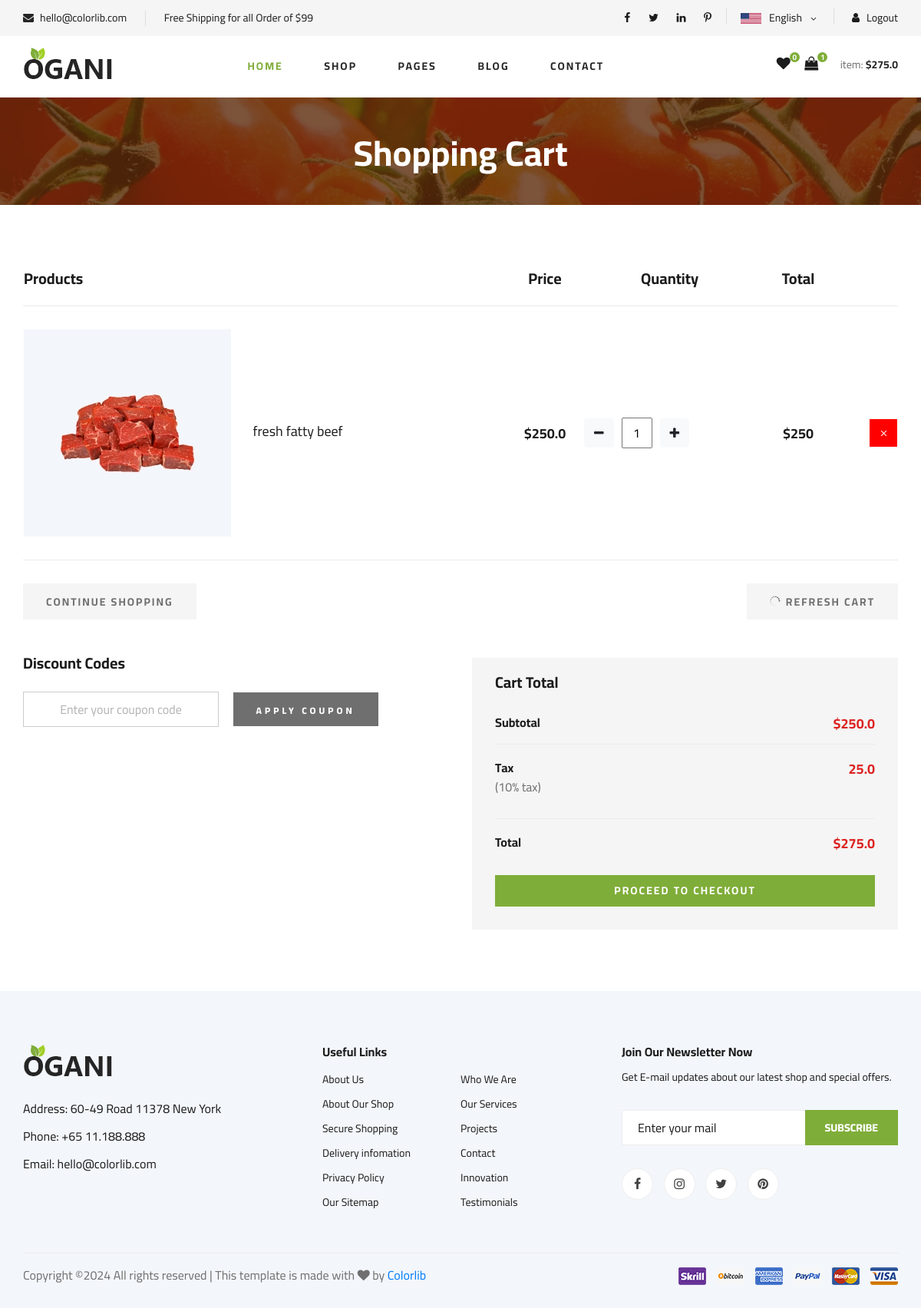
The app's page /cart/cart_page/ (signed in), older data.
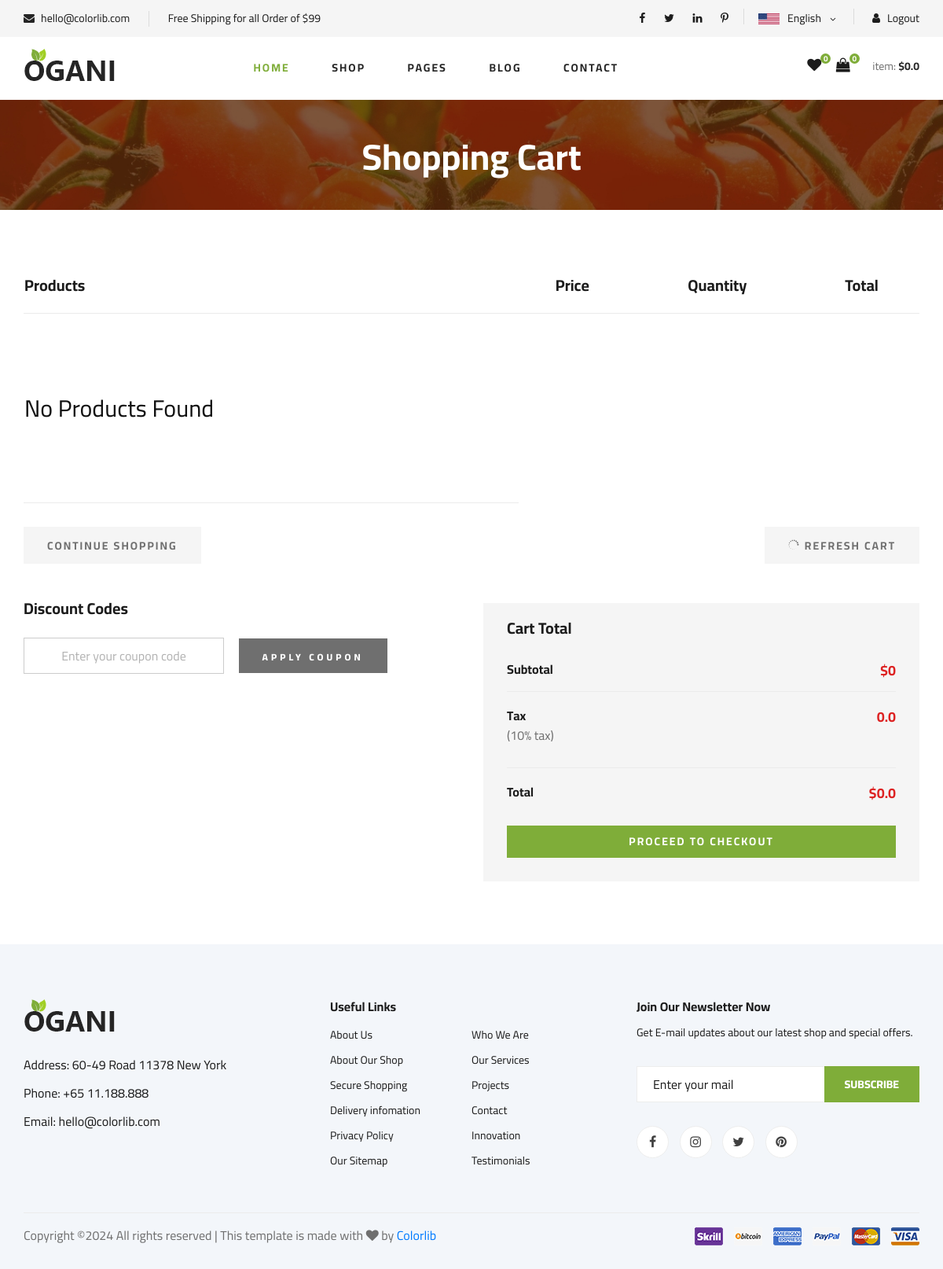
The same page, newer data.
### cart/models.py (models this page shows, shortened)
class  CartProduct(models.Model):
    user = models.ForeignKey(UserAccount, on_delete=models.CASCADE)
    user_session = models.ForeignKey(CartID, on_delete=models.CASCADE)
    product = models.ForeignKey(Product, on_delete=models.CASCADE)
    quantity = models.IntegerField()
    price = models.IntegerField()
    date_added = models.DateTimeField(auto_now_add=True)
    def sub_total(self):
        return self.quantity * self.price

### product/models.py (models this page shows, shortened)
class Product(models.Model):
    product_name = models.CharField(max_length=100)
    product_category = models.ForeignKey(ProductCategory, on_delete=models.PROTECT)
    product_info = models.CharField(max_length=255, blank=True)
    product_description = models.TextField(blank=True)
    product_price = models.FloatField()
    product_image = models.ImageField(upload_to='product/photos')
    product_weight = models.FloatField()
    shipping = models.CharField(max_length=100)
    is_available = models.BooleanField(default=True)
    created_at = models.DateTimeField(auto_now_add=True)
    updated_at = models.DateTimeField(auto_now_add=True)

### cart/views.py (the view)
# urls.py: path('cart_page/', views.main_cart_page, name='cart_page'),
def main_cart_page(request):
    html_template_name = 'cart/cart.html'
    current_user = request.user
    if current_user.is_authenticated:
        user_cart_products = CartProduct.objects.filter(user=current_user)
        total_price = 0
        tax_percent = 0.1 # 10%
        for data in user_cart_products:
            total_price += data.product.product_price * data.quantity
        tax = round(total_price * tax_percent, 2) # example: 5.00
        final_price = total_price + tax
    context = {
        'all_products': user_cart_products,
        'total_price': total_price,
        'final_price': final_price,
        'tax': tax,
    }
    return render(request, html_template_name, context)

### processors/cart_product_count.py (called while the page is built)
def product_in_cart_count(request):
    product_count = 0
    current_user = request.user
    try:
        if current_user.is_authenticated:
            all_cart_products = CartProduct.objects.all().filter(user=current_user)
            product_count = all_cart_products.count()
    except CartProduct.DoesNotExist:
        product_count = 0
    return dict(counter = product_count)

### processors/money_counter.py (called while the page is built)
def cart_total(request):
    try:
        current_user = request.user
        if current_user.is_authenticated:
            cart = CartProduct.objects.filter(user=current_user)
            total = 0
            for item in cart:
                total += item.sub_total()
            tax = total * 0.1
            total += tax
        else:
            total = 0
    except CartProduct.DoesNotExist:
        total = 0
    return {'cart_total': total}

### templates/cart/cart.html (shortened to what the changed rows need)
{% extends 'index.html' %}
{% load static %}
{% block content %}
    <section class="breadcrumb-section set-bg" data-setbg="{% static 'img/breadcrumb.jpg' %}">
        <div class="container">
            <div class="row">
                <div class="col-lg-12 text-center">
                    <div class="breadcrumb__text">
                        <h2>Shopping Cart</h2>
                    </div>
                </div>
            </div>
        </div>
    </section>
 <section class="shoping-cart spad">
    <div class="container">
        <div class="row">
            <div class="col-lg-12">
                <div class="shoping__cart__table">
                    <table>
                        <thead>
                            <tr>
                                <th class="shoping__product">Products</th>
                                <th>Price</th>
                                <th>Quantity</th>
                                <th>Total</th>
                                <th></th>
                            </tr>
                        </thead>
                        <tbody>
                        {% if all_products %}
                            {% for data in all_products %}
                            <tr>
                                <td class="shoping__cart__item">
                                    <img src="{{ data.product.product_image.url }}" alt="">
                                    <h5>{{ data.product.product_name }}</h5>
                                </td>
                                <td class="shoping__cart__price">
                                    ${{ data.product.product_price }}
                                </td>
                                <td class="shoping__cart__quantity">
                                    <div class="quantity" style="display: flex; align-items: center; gap: 0px;">
                                        <a href="{% url 'cart:decrease_product' data.product.id %}" class="btn btn-light" type="button" id="button-plus">
                                          <i class="fa fa-minus"></i>
                                        </a>
                                        <form action="{% url 'cart:increase_product' data.product.id %}" method="POST" style="display: flex; align-items: center;">
                                          <input type="text" style="width: 40px; height: 40px; text-align: center; margin: 0 10px;" value='{{ data.quantity }}' readonly>
                                          <button class="btn btn-light" type="submit" id="button-minus">
                                            <i class="fa fa-plus"></i>
                                          </button>
                                        </form>
                                      </div>
                                </td>
                                <td class="shoping__cart__total">
                                    ${{ data.sub_total }}
                                </td>
                                <form action="{% url 'cart:delete_product' data.product.id %}" method='POST'>
                                    <td class="shoping__cart__item__close">
                                        <button type='submit' class="icon_close" style="background-color: red; color: white; border: none; padding: 10px 10px;"></button>
                                    </td>
                                </form>
                            </tr>
                            {% endfor %}
                            {% else %}
                            <tr>
                                <td class="shoping__cart__item">
                                    <div class="shoping__cart__btns">
                                        <br>
                                        <br>
                                        <br>
                                        <h3>No Products Found</h3>
                                        <br>
                                        <br>
                                        <br>
                                    </div>
                                </td>
                            </tr>
                            {% endif %}
                        </tbody>
                    </table>
                </div>
            </div>
        </div>
        <div class="row">
            <div class="col-lg-6">
                <div class="shoping__checkout">
                    <ul>
                        <li>Subtotal <span>${{ total_price }}</span></li>
                        <li>Tax <span>{{ tax }}</span><p> (10% tax)</p></li>
                        <li>Total <span>${{ final_price }}</span></li>
                    </ul>
                </div>
            </div>
        </div>
    </div>
</section>
{% endblock %}

Row changes from the older to the newer data that the page shows:
removed CartProduct: product.product_image (picture), product.product_name "fresh fatty beef", product.product_price "250.0", quantity "1", sub_total "250"
Text that changed along with them:
{{ counter }}: "1" → "0"
{{ cart_total }}: "275.0" → "0.0"
{{ total_price }}: "250.0" → "0"
{{ tax }}: "25.0" → "0.0"
{{ final_price }}: "275.0" → "0.0"
text now shown: "No Products Found"
